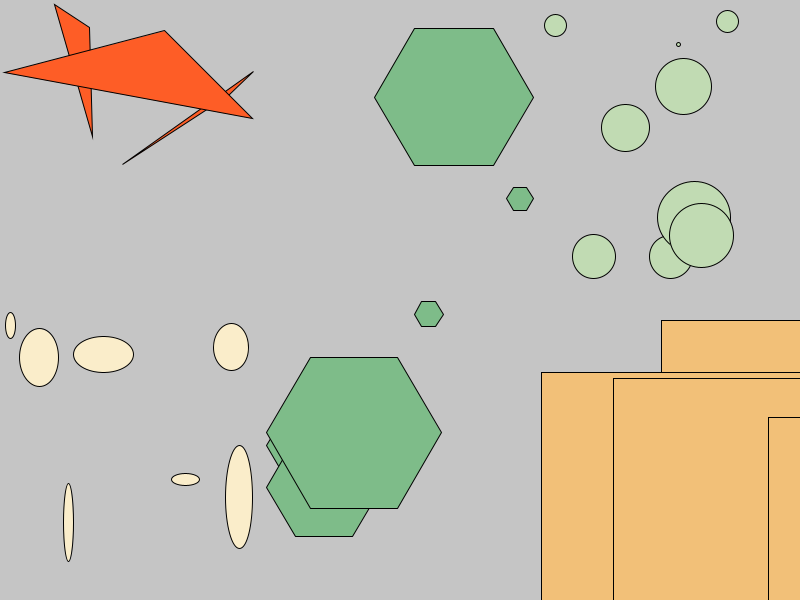
Frame 1 (no input)
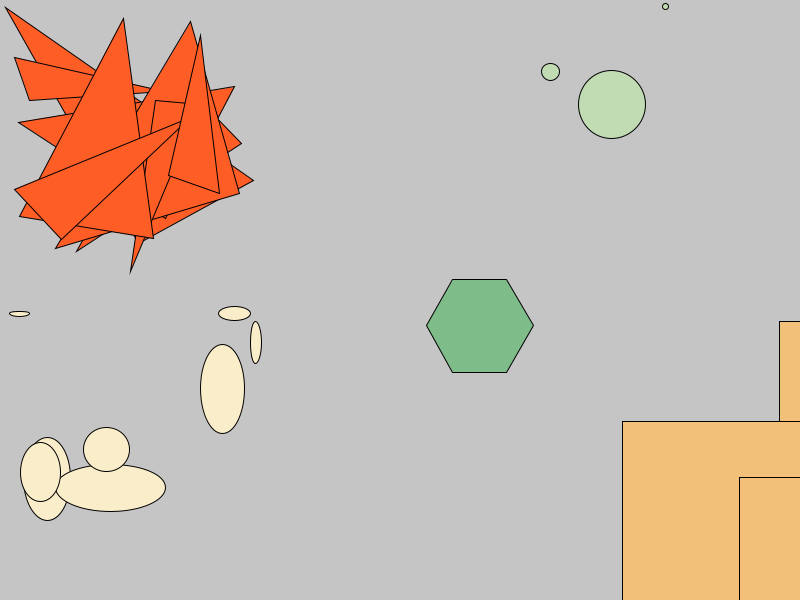
Frame 2 (the mouse pressed at the canvas centre, redrawn once)

The Processing sketch that drew these frames (run headless with seeded random() and noise(); the mouse was pressed at the canvas centre and the sketch redrawn once):

// Processing sketch: Zaliczeniowe1
// ── Zaliczeniowe1.pde
void drawFigure(float x, float y, float radius, int npoints) {
  float angle = TWO_PI / npoints;
  beginShape();
    for (float a = 0; a < TWO_PI; a += angle) {
      float sx = x + cos(a) * radius;
      float sy = y + sin(a) * radius;
      vertex(sx, sy);
    }
  endShape(CLOSE);
}

int colorIndex = 0;

color[] bgColor = {
  color(255),
  color(197, 197, 197),
  color(254, 255, 38)
};

color[] triangleColor = {
  color(77, 80, 87),
  color(254, 93, 38),
  color(39, 39, 39)
};

color[] rectangleColor = {
  color(197, 197, 197),
  color(242, 192, 120),
  color(0, 159, 183)
};

color[] ellipseColor = {
  color(35, 150, 127),
  color(250, 237, 202),
  color(105, 103, 115)
};

color[] circleColor = {
  color(215, 38, 61),
  color(193, 219, 179),
  color(221, 110, 66)
};

color[] hexagonColor = {
  color(244, 228, 9),
  color(126, 188, 137),
  color(216, 164, 143)
};

void drawTriangles(float bL, float bR, float bU, float bD, int num) {
  fill(triangleColor[colorIndex]);
  rectMode(CORNER);
  for (int i = 0; i < num; i++) {
    triangle(random(bL, bR), random(bU, bD), random(bL, bR), random(bU, bD), random(bL, bR), random(bU, bD));
  }
}

void drawRectangles(float bL, float bR, float bU, float bD, int num) {
  fill(rectangleColor[colorIndex]);
  rectMode(CORNER);
  for (int i = 0; i < num; i++) {
    rect(random(bL, bR), random(bU, bD), random(bL, bR), random(bU, bD));
  }
}

void drawEllipses(float bL, float bR, float bU, float bD, int num) {
  fill(ellipseColor[colorIndex]);
  rectMode(CENTER);
  for (int i = 0; i < num; i++) {
    float x = random(bL, bR);
    float y = random(bU, bD);
    float sizeX = min(abs(x - random(bL, bR)), abs(x - bL), abs(x - bR));
    float sizeY = min(abs(y - random(bU, bD)), abs(y - bU), abs(y - bD));
    ellipse(x, y, sizeX, sizeY);
  }
}

void drawCircles(float bL, float bR, float bU, float bD, int num) {
  fill(circleColor[colorIndex]);
  rectMode(CENTER);
  for (int i = 0; i < num; i++) {
    float x = random(bL, bR);
    float y = random(bU, bD);
    float r = min(min(abs(x - random(bL, bR)), abs(x - bL), abs(x - bR)), min(abs(y - random(bU, bD)), abs(y - bU), abs(y - bD)));
    circle(x, y, r);
  }
}

void drawHexagons(float bL, float bR, float bU, float bD, int num) {
  fill(hexagonColor[colorIndex]);
  for (int i = 0; i < num; i++) {
    float x = random(bL, bR);
    float y = random(bU, bD);
    float r = min(min(abs(x - random(bL, bR)), abs(x - bL), abs(x - bR)), min(abs(y - random(bU, bD)), abs(y - bU), abs(y - bD)));
    drawFigure(x, y, r, 6);
  }
}

void setup() {
  size(800, 600);
  colorIndex = (int)(random(bgColor.length));
  
  noLoop();
}

void draw() {
  background(bgColor[colorIndex]);
  
  // triangles
  drawTriangles(0f, width / 3f, 0f, height / 2f, (int)random(1, 10));
  
  // rectangles
  drawRectangles((2f * width) / 3f, width, height / 2f, height, (int)random(1, 10));
  
  // ellipses
  drawEllipses(0f, width / 3f, height / 2f, height, (int)random(1, 10));
  
  //circles
  drawCircles((2f * width) / 3f, width, 0f, height / 2f, (int)random(1, 10));
  
  //hexagons
  drawHexagons(width / 3f, (2f * width) / 3f, 0f, height, (int)random(1, 10));
}
